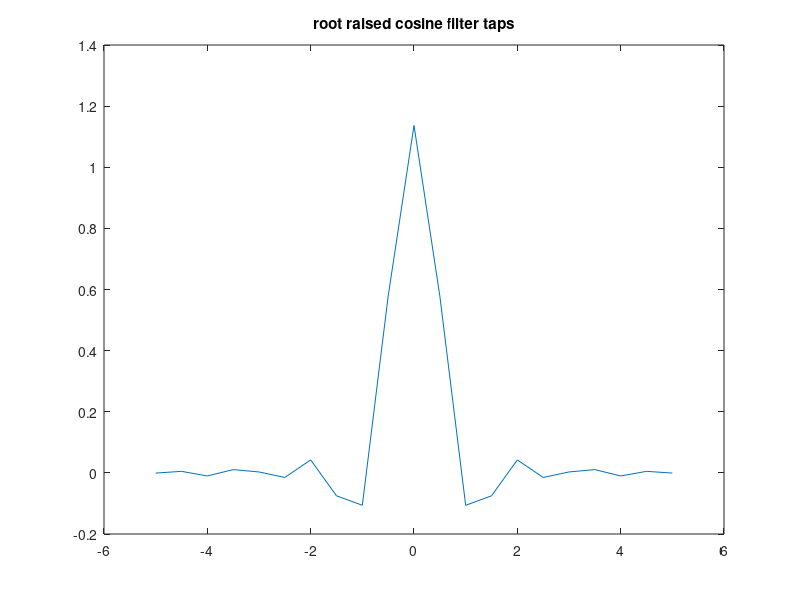
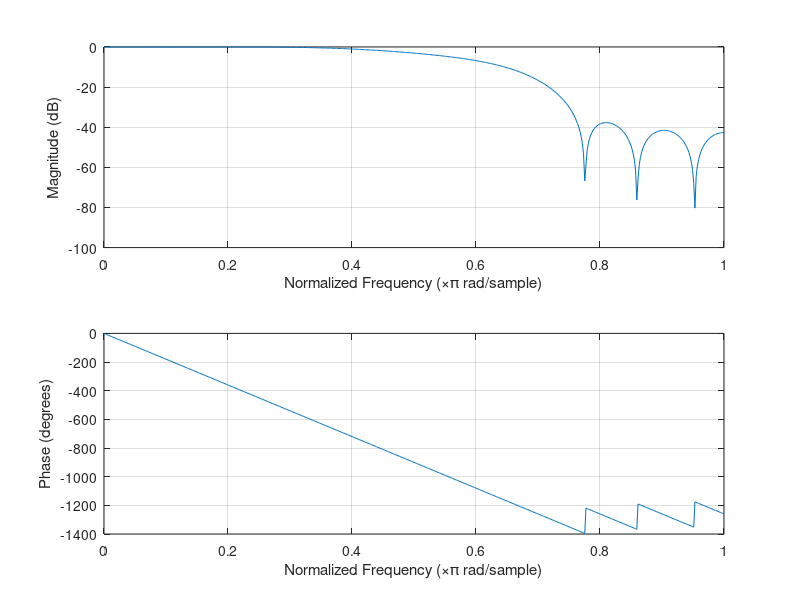

These figures' MATLAB source, in order:
clc;
clear all;
close all;

%Three types of equations used:
% -Equation from https://en.wikipedia.org/wiki/Root-raised-cosine_filter

%Parameters
nb_sample = 2^8-1;
Fsymb = 1;
Fsamp = 2;
roll_off = 0.5;

%Init
Ts=1/Fsymb;
Tsamp=1/Fsamp;
t=(-5:Tsamp:5);

%Filter coefficients
h_zero = 1/Ts*(1+roll_off*(4/pi-1));
h_Ts_4_roll_off = roll_off/Ts/sqrt(2) * [(1+2/pi) * sin(pi/4/roll_off) + (1-2/pi) * cos(pi/4/roll_off)];
h= 1/Ts * (sin(pi*t/Ts*(1-roll_off)) + 4*roll_off*t/Ts.*cos(pi*t/Ts*(1+roll_off))) ./ (pi * t/Ts .* [1-(4*roll_off*t/Ts).^2]);

%Replace the h_zero
for k=1:length(t)
  if t(k)==0
    h(k)=h_zero;
  endif
end;


%Replace the h_Ts_4_roll_off
for k=1:length(t)
  if t(k)==Ts/4/roll_off
    h(k)=h_Ts_4_roll_off;
    printf('found h_Ts_4_roll_off\n');
  endif
  if t(k)==-Ts/4/roll_off
    h(k)=h_Ts_4_roll_off;
    printf('-found h_Ts_4_roll_off\n');
  endif
end;

%Plot the taps
figure(1);
x_axis = t;
plot(x_axis,h);
title('root raised cosine filter taps');

%Compensate the gain
resp=20*log10(abs(freqz(h,1,512)));
max_resp=max(resp);
h=h/10^(max_resp/20);

%plot the response
figure(2);
freqz(h,1,512);

%Save taps
fid=fopen('taps.txt','w');
fprintf(fid,'%f\n',h);
fclose(fid);

##sqrt(Tsamp);
